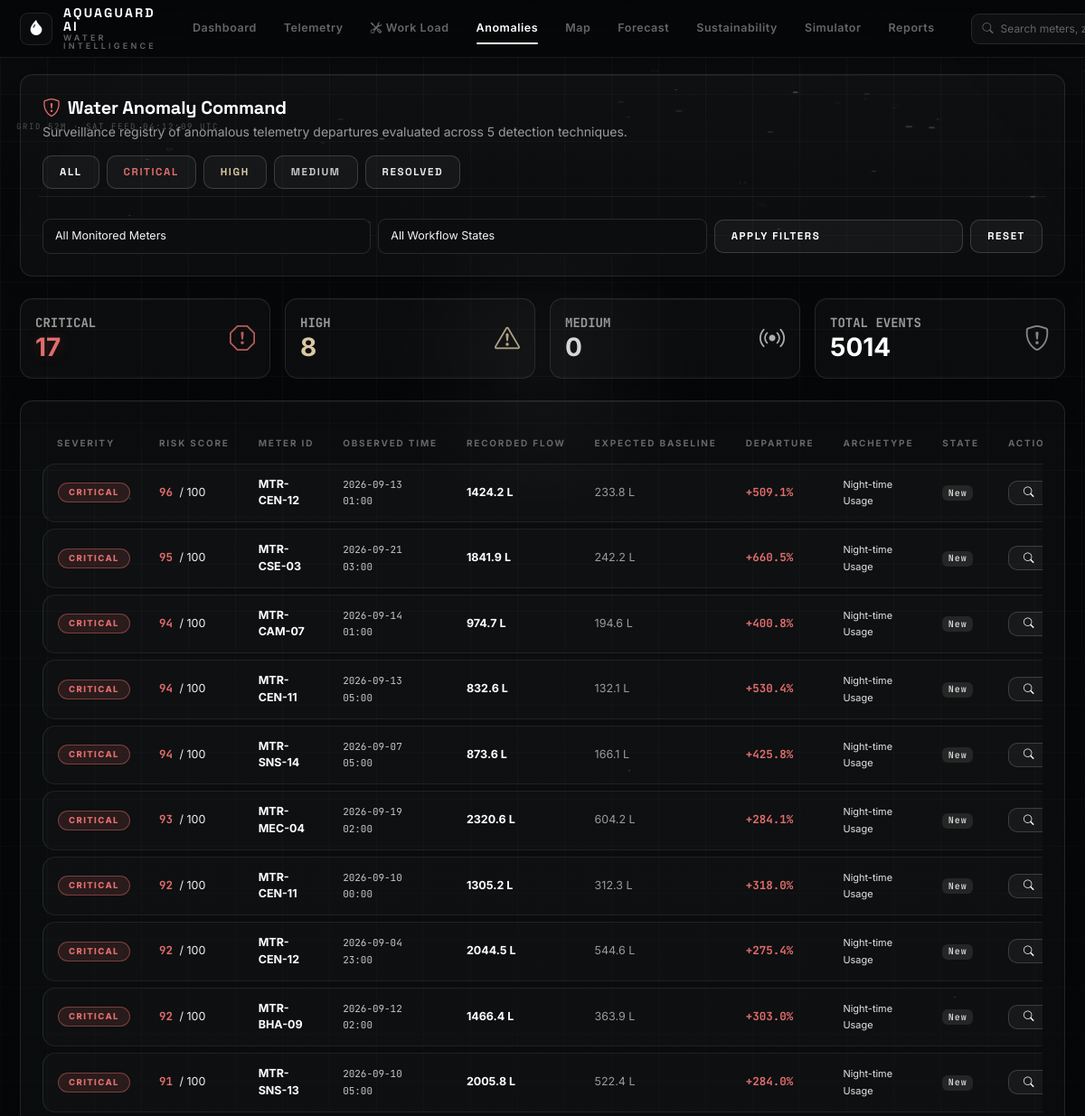
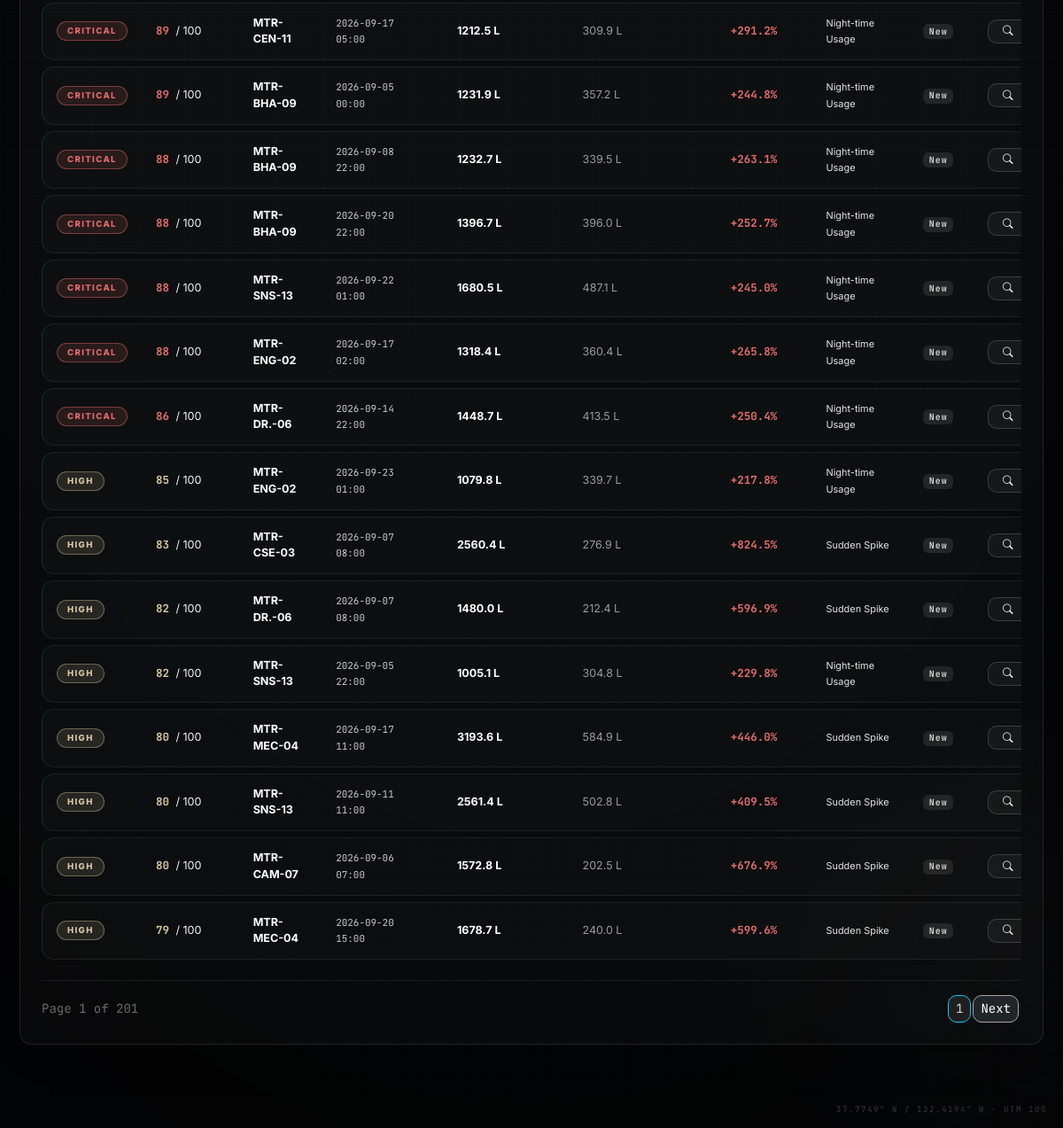
Page /anomalies (signed in) on the committed database (2 pictures, top to bottom).
### models.py (models this page shows, shortened)
class Anomaly(db.Model):
    __tablename__ = 'anomalies'
    id = db.Column(db.Integer, primary_key=True)
    reading_id = db.Column(db.Integer, db.ForeignKey('readings.id', ondelete='CASCADE'), nullable=True)
    meter_id = db.Column(db.String(50), nullable=False, index=True)
    timestamp = db.Column(db.DateTime, nullable=False, index=True)
    actual_usage = db.Column(db.Float, nullable=False)
    expected_usage = db.Column(db.Float, nullable=False)
    deviation_liters = db.Column(db.Float, nullable=False)
    deviation_pct = db.Column(db.Float, nullable=False)
    z_score = db.Column(db.Float, nullable=True)
    iqr_flag = db.Column(db.Boolean, default=False)
    iforest_score = db.Column(db.Float, nullable=True)
    iforest_flag = db.Column(db.Boolean, default=False)
    risk_score = db.Column(db.Float, nullable=False, index=True)
    severity = db.Column(db.String(20), nullable=False, index=True)  # Normal, Low, Medium, High, Critical
    anomaly_type = db.Column(db.String(50), nullable=False)
    possible_causes = db.Column(db.Text, nullable=True)  # JSON list of hypotheses
    evidence = db.Column(db.Text, nullable=True)  # JSON list of facts/observations
    recommended_actions = db.Column(db.Text, nullable=True)  # JSON list of recommendations
    status = db.Column(db.String(20), default='New', index=True)  # New, Investigating, Acknowledged, Resolved, Dismissed
    run_id = db.Column(db.Integer, db.ForeignKey('analysis_runs.id', ondelete='SET NULL'), nullable=True)
    created_at = db.Column(db.DateTime, default=datetime.now)

### routes/main_routes.py (the view)
@main_bp.route('/anomalies')
@login_required
def anomalies():
    severity = request.args.get('severity', '')
    meter_id = request.args.get('meter_id', '')
    status = request.args.get('status', '')
    page = request.args.get('page', 1, type=int)
    query = Anomaly.query
    if severity:
        query = query.filter_by(severity=severity)
    if meter_id:
        query = query.filter_by(meter_id=meter_id)
    if status:
        query = query.filter_by(status=status)
    pagination = query.order_by(Anomaly.risk_score.desc(), Anomaly.timestamp.desc()).paginate(page=page, per_page=25, error_out=False)
    meters = Meter.query.all()
    return render_template(
        'pages/anomalies.html',
        anomalies=pagination.items,
        pagination=pagination,
        meters=meters,
        selected_severity=severity,
        selected_meter=meter_id,
        selected_status=status
    )

### templates/pages/anomalies.html (shortened to what this page needs)
{% extends 'base.html' %}
{% block content %}
<div class="glass-panel p-4 mb-4">
  <div class="d-flex flex-wrap align-items-center justify-content-between gap-3 mb-3">
    <div>
      <h3 class="h5 fw-bold text-white mb-1"><i class="bi bi-shield-exclamation text-danger me-2"></i>Water Anomaly Command</h3>
      <p class="text-secondary small mb-0">Surveillance registry of anomalous telemetry departures evaluated across 5 detection techniques.</p>
    </div>
    <div class="d-flex flex-wrap gap-2">
      <a href="{{ url_for('main.anomalies') }}" class="btn btn-sm {% if not selected_severity %}btn-holo{% else %}btn-holo-alt{% endif %}">ALL</a>
      <a href="{{ url_for('main.anomalies', severity='Critical') }}" class="btn btn-sm {% if selected_severity == 'Critical' %}btn-holo text-danger border-danger{% else %}btn-holo-alt text-danger{% endif %}">CRITICAL</a>
      <a href="{{ url_for('main.anomalies', severity='High') }}" class="btn btn-sm {% if selected_severity == 'High' %}btn-holo text-warning border-warning{% else %}btn-holo-alt text-warning{% endif %}">HIGH</a>
      <a href="{{ url_for('main.anomalies', severity='Medium') }}" class="btn btn-sm {% if selected_severity == 'Medium' %}btn-holo text-info border-info{% else %}btn-holo-alt text-info{% endif %}">MEDIUM</a>
      <a href="{{ url_for('main.anomalies', status='Resolved') }}" class="btn btn-sm {% if selected_status == 'Resolved' %}btn-holo-eco{% else %}btn-holo-alt text-success{% endif %}">RESOLVED</a>
    </div>
  </div>
  <form method="GET" action="{{ url_for('main.anomalies') }}" class="row g-2 align-items-center pt-3 border-top border-secondary border-opacity-10">
    <div class="col-md-4">
      <select name="meter_id" class="form-select holo-select" onchange="this.form.submit()">
        <option value="">All Monitored Meters</option>
      </select>
    </div>
    <div class="col-md-4">
      <select name="status" class="form-select holo-select" onchange="this.form.submit()">
        <option value="">All Workflow States</option>
      </select>
    </div>
    <div class="col-md-4 d-flex gap-2">
      <button type="submit" class="btn btn-holo flex-grow-1">Apply Filters</button>
      <a href="{{ url_for('main.anomalies') }}" class="btn btn-holo-alt">Reset</a>
    </div>
  </form>
</div>
<div class="row g-3 mb-4">
  {% set ns = namespace(critical=0, high=0, medium=0) %}
  {% for a in anomalies %}
    {% if a.severity == 'Critical' %}{% set ns.critical = ns.critical + 1 %}{% endif %}
    {% if a.severity == 'High' %}{% set ns.high = ns.high + 1 %}{% endif %}
    {% if a.severity == 'Medium' %}{% set ns.medium = ns.medium + 1 %}{% endif %}
  {% endfor %}
  <div class="col-md-3 col-6">
    <div class="glass-panel p-3 d-flex align-items-center justify-content-between">
      <div>
        <div class="text-secondary small fw-bold font-mono">CRITICAL</div>
        <div class="h3 fw-bold mb-0" style="color: var(--red); text-shadow: var(--glow-red);">{{ ns.critical }}</div>
      </div>
      <i class="bi bi-exclamation-octagon fs-3" style="color: var(--red); opacity: .8;"></i>
    </div>
  </div>
  <div class="col-md-3 col-6">
    <div class="glass-panel p-3 d-flex align-items-center justify-content-between">
      <div>
        <div class="text-secondary small fw-bold font-mono">HIGH</div>
        <div class="h3 fw-bold mb-0" style="color: var(--amber); text-shadow: var(--glow-aqua);">{{ ns.high }}</div>
      </div>
      <i class="bi bi-exclamation-triangle fs-3" style="color: var(--amber); opacity: .8;"></i>
    </div>
  </div>
  <div class="col-md-3 col-6">
    <div class="glass-panel p-3 d-flex align-items-center justify-content-between">
      <div>
        <div class="text-secondary small fw-bold font-mono">MEDIUM</div>
        <div class="h3 fw-bold mb-0" style="color: var(--aqua-2);">{{ ns.medium }}</div>
      </div>
      <i class="bi bi-broadcast fs-3" style="color: var(--aqua-2); opacity: .8;"></i>
    </div>
  </div>
  <div class="col-md-3 col-6">
    <div class="glass-panel p-3 d-flex align-items-center justify-content-between">
      <div>
        <div class="text-secondary small fw-bold font-mono">TOTAL EVENTS</div>
        <div class="h3 fw-bold mb-0 text-white">{{ pagination.total if pagination else anomalies|length }}</div>
      </div>
      <i class="bi bi-shield-exclamation fs-3" style="color: var(--text-dim); opacity: .8;"></i>
    </div>
  </div>
</div>
<div class="glass-panel p-4 mb-4">
  <div class="table-responsive">
    <table class="holo-table">
      <thead>
        <tr>
          <th>Severity</th>
          <th>Risk Score</th>
          <th>Meter ID</th>
          <th>Observed Time</th>
          <th>Recorded Flow</th>
          <th>Expected Baseline</th>
          <th>Departure</th>
          <th>Archetype</th>
          <th>State</th>
          <th>Action</th>
        </tr>
      </thead>
      <tbody>
        {% if anomalies %}
          {% for a in anomalies %}
          <tr class="{% if a.severity == 'Critical' %}holo-border-travel{% endif %}">
            <td><span class="pill-severity pill-{{ a.severity.lower() }}">{{ a.severity }}</span></td>
            <td>
              <span class="fw-bold font-mono text-{{ 'danger' if a.risk_score >= 85 else ('warning' if a.risk_score >= 60 else 'info') }}">
                {{ "%.0f"|format(a.risk_score) }}
              </span> / 100
            </td>
            <td><strong class="text-white">{{ a.meter_id }}</strong></td>
            <td><code class="text-info">{{ a.timestamp.strftime('%Y-%m-%d %H:%M') }}</code></td>
            <td><span class="fw-bold text-white">{{ "%.1f"|format(a.actual_usage) }} L</span></td>
            <td><span class="text-secondary">{{ "%.1f"|format(a.expected_usage) }} L</span></td>
            <td>
              <span class="fw-bold font-mono {{ 'text-danger' if a.deviation_pct > 0 else 'text-warning' }}">
                {{ "%+.1f"|format(a.deviation_pct) }}%
              </span>
            </td>
            <td><span class="small text-light">{{ a.anomaly_type }}</span></td>
            <td><span class="badge bg-secondary font-mono" style="font-size: 10px;">{{ a.status }}</span></td>
            <td>
              <a href="{{ url_for('main.anomaly_detail', anomaly_id=a.id) }}" class="btn btn-sm btn-holo py-1 px-3">
                <i class="bi bi-search me-1"></i> Investigate
              </a>
            </td>
          </tr>
          {% endfor %}
        {% else %}
          <tr>
            <td colspan="10" class="text-center py-5 text-muted">
              No anomalies registered under selected filters.
            </td>
          </tr>
        {% endif %}
      </tbody>
    </table>
  </div>
  {% if pagination and pagination.pages > 1 %}
  <div class="d-flex justify-content-between align-items-center mt-3 pt-3 border-top border-secondary border-opacity-10">
    <div class="text-muted small font-mono">
      Page {{ pagination.page }} of {{ pagination.pages }}
    </div>
    <ul class="pagination pagination-sm mb-0">
      <li class="page-item active"><span class="page-link bg-info border-info text-dark">{{ pagination.page }}</span></li>
      {% if pagination.has_next %}
      <li class="page-item"><a class="page-link bg-dark text-white border-secondary" href="{{ url_for('main.anomalies', page=pagination.next_num, severity=selected_severity, meter_id=selected_meter, status=selected_status) }}">Next</a></li>
      {% endif %}
    </ul>
  </div>
  {% endif %}
</div>
{% endblock %}

### static/css/design3.css (style rules this page uses)
:root { --bg-deep: #050607; --bg-ocean: #0b0d0f; --bg-abyss: #030405; --aqua-1: #ffffff; --aqua-2: #d6d6d6; --aqua-3: #9fa4a8; --aqua-deep: #232629; --teal: #c8cccf; --holo-purple: #b9bdc1; --green: #e8ece9; --amber: #d9c8a3; --red: #e26d6d; --red-deep: #b54a4a; --text-hi: #f5f5f5; --text-dim: #a5a5a5; --text-mut: #666666; --bs-secondary: #a5a5a5; --bs-secondary-rgb: 165, 165, 165; --bs-secondary-color: #a5a5a5; --bs-secondary-color-rgb: 165, 165, 165; --bs-border-color: rgba(255, 255, 255, 0.10); --glass-bg: rgba(11, 13, 15, 0.55); --glass-border: rgba(255, 255, 255, 0.10); --glass-border-bright: rgba(255, 255, 255, 0.22); --glass-blur: blur(20px) saturate(1); --glow-aqua: 0 0 0 rgba(0,0,0,0); --glow-aqua-lg: 0 0 18px rgba(255,255,255,0.05); --glow-red: 0 0 16px rgba(226,109,109,0.22); --glow-green: 0 0 14px rgba(255,255,255,0.06); --card-bg: rgba(255, 255, 255, 0.025); --card-border: rgba(255, 255, 255, 0.10); --panel-bg: #101316; --panel-elev: #15191c; }
body { background: var(--bg-deep); color: var(--text-hi); }
body::before { background: radial-gradient(1100px 640px at 50% -12%, rgba(255,255,255,0.045), transparent 60%), radial-gradient(760px 520px at 100% 92%, rgba(255,255,255,0.025), transparent 55%), linear-gradient(180deg, #070809 0%, #050607 55%, #040506 100%); }
a { color: var(--text-hi); }
body::after { background: radial-gradient(120% 90% at 50% 40%, transparent 52%, rgba(2, 2, 3, 0.6) 100%); }
.glass-panel, .glass-card { background: var(--card-bg); backdrop-filter: blur(16px) saturate(1); -webkit-backdrop-filter: blur(16px) saturate(1); border: 1px solid var(--card-border); border-radius: 14px; box-shadow: 0 18px 50px -34px rgba(0,0,0,0.9), inset 0 1px 0 rgba(255,255,255,0.02); }
.glass-panel::before, .glass-card::before { background: linear-gradient(90deg, transparent, rgba(255,255,255,0.05), transparent); height: 1px; }
.holo-border-travel::after { background: linear-gradient(110deg, transparent 32%, rgba(255,255,255,0.32) 50%, transparent 68%); background-size: 220% 220%; }
.btn-holo, .btn-holo-alt, .btn-holo-eco { border-radius: 10px; font-size: 11.5px; letter-spacing: 1.6px; padding: 9px 18px; border: 1px solid rgba(255,255,255,0.16); background: rgba(255,255,255,0.04); color: #fff; box-shadow: none; }
.btn-holo::before, .btn-holo-alt::before, .btn-holo-eco::before { background: linear-gradient(100deg, transparent, rgba(255,255,255,0.28), transparent); }
.holo-input, .holo-select { background: #0b0d0f !important; border: 1px solid rgba(255,255,255,0.12) !important; color: var(--text-hi) !important; border-radius: 9px !important; }
.holo-select option { background: #0b0d0f; }
.holo-table th { color: var(--text-mut); letter-spacing: 1.8px; }
.holo-table td { background: rgba(255,255,255,0.02); border-color: rgba(255,255,255,0.07); color: var(--text-hi); }
.pill-severity { letter-spacing: 1.4px; }
.pill-critical { background: rgba(226,109,109,0.12); border: 1px solid rgba(226,109,109,0.45); color: #e26d6d; box-shadow: none; }
.pill-high { background: rgba(217,200,163,0.12); border: 1px solid rgba(217,200,163,0.4); color: #d9c8a3; }
.badge { font-family: 'JetBrains Mono'; letter-spacing: 1px; }
.bg-info { background: rgba(255,255,255,0.08) !important; color: #d6d6d6 !important; }
.bg-secondary { background: rgba(102,102,102,0.25) !important; color: #d6d6d6 !important; }
.text-info { color: #c6c9cc !important; }
.text-warning { color: #d9c8a3 !important; }
.text-success { color: #e8ece9 !important; }
.text-danger { color: #e26d6d !important; }
.text-light { color: #e4e4e4 !important; }
.text-secondary { color: #9b9b9b !important; }
.text-muted { color: #6a6a6a !important; }
.pagination .page-link { background: #0b0d0f; border-color: rgba(255,255,255,0.12); color: var(--text-dim); }
* { scrollbar-width: thin; scrollbar-color: rgba(255,255,255,0.2) rgba(5,6,7,.9); }
.holo-input::placeholder, .holo-select::placeholder { color: var(--text-mut) !important; }

### rows in the picture
Anomaly: severity "CRITICAL", risk_score "96", meter_id "MTR-CEN-12", timestamp "2026-09-13 01:00", actual_usage "1424.2", expected_usage "233.8", deviation_pct "+509.1", anomaly_type "Night-time Usage", status "New"
Anomaly: severity "CRITICAL", risk_score "95", meter_id "MTR-CSE-03", timestamp "2026-09-21 03:00", actual_usage "1841.9", expected_usage "242.2", deviation_pct "+660.5", anomaly_type "Night-time Usage", status "New"
Anomaly: severity "CRITICAL", risk_score "94", meter_id "MTR-CAM-07", timestamp "2026-09-14 01:00", actual_usage "974.7", expected_usage "194.6", deviation_pct "+400.8", anomaly_type "Night-time Usage", status "New"
Anomaly: severity "CRITICAL", risk_score "94", meter_id "MTR-CEN-11", timestamp "2026-09-13 05:00", actual_usage "832.6", expected_usage "132.1", deviation_pct "+530.4", anomaly_type "Night-time Usage", status "New"
Anomaly: severity "CRITICAL", risk_score "93", meter_id "MTR-MEC-04", timestamp "2026-09-19 02:00", actual_usage "2320.6", expected_usage "604.2", deviation_pct "+284.1", anomaly_type "Night-time Usage", status "New"
Anomaly: severity "CRITICAL", risk_score "92", meter_id "MTR-CEN-11", timestamp "2026-09-10 00:00", actual_usage "1305.2", expected_usage "312.3", deviation_pct "+318.0", anomaly_type "Night-time Usage", status "New"
Anomaly: severity "CRITICAL", risk_score "92", meter_id "MTR-CEN-12", timestamp "2026-09-04 23:00", actual_usage "2044.5", expected_usage "544.6", deviation_pct "+275.4", anomaly_type "Night-time Usage", status "New"
Anomaly: severity "CRITICAL", risk_score "92", meter_id "MTR-BHA-09", timestamp "2026-09-12 02:00", actual_usage "1466.4", expected_usage "363.9", deviation_pct "+303.0", anomaly_type "Night-time Usage", status "New"
Anomaly: severity "CRITICAL", risk_score "89", meter_id "MTR-CEN-11", timestamp "2026-09-17 05:00", actual_usage "1212.5", expected_usage "309.9", deviation_pct "+291.2", anomaly_type "Night-time Usage", status "New"
Anomaly: severity "CRITICAL", risk_score "89", meter_id "MTR-BHA-09", timestamp "2026-09-05 00:00", actual_usage "1231.9", expected_usage "357.2", deviation_pct "+244.8", anomaly_type "Night-time Usage", status "New"
Anomaly: severity "CRITICAL", risk_score "88", meter_id "MTR-BHA-09", timestamp "2026-09-08 22:00", actual_usage "1232.7", expected_usage "339.5", deviation_pct "+263.1", anomaly_type "Night-time Usage", status "New"
Anomaly: severity "CRITICAL", risk_score "88", meter_id "MTR-BHA-09", timestamp "2026-09-20 22:00", actual_usage "1396.7", expected_usage "396.0", deviation_pct "+252.7", anomaly_type "Night-time Usage", status "New"
Anomaly: severity "CRITICAL", risk_score "88", meter_id "MTR-ENG-02", timestamp "2026-09-17 02:00", actual_usage "1318.4", expected_usage "360.4", deviation_pct "+265.8", anomaly_type "Night-time Usage", status "New"
Anomaly: severity "CRITICAL", risk_score "86", meter_id "MTR-DR.-06", timestamp "2026-09-14 22:00", actual_usage "1448.7", expected_usage "413.5", deviation_pct "+250.4", anomaly_type "Night-time Usage", status "New"
Anomaly: severity "HIGH", risk_score "85", meter_id "MTR-ENG-02", timestamp "2026-09-23 01:00", actual_usage "1079.8", expected_usage "339.7", deviation_pct "+217.8", anomaly_type "Night-time Usage", status "New"
Anomaly: severity "HIGH", risk_score "83", meter_id "MTR-CSE-03", timestamp "2026-09-07 08:00", actual_usage "2560.4", expected_usage "276.9", deviation_pct "+824.5", anomaly_type "Sudden Spike", status "New"
Anomaly: severity "HIGH", risk_score "82", meter_id "MTR-DR.-06", timestamp "2026-09-07 08:00", actual_usage "1480.0", expected_usage "212.4", deviation_pct "+596.9", anomaly_type "Sudden Spike", status "New"
Anomaly: severity "HIGH", risk_score "80", meter_id "MTR-MEC-04", timestamp "2026-09-17 11:00", actual_usage "3193.6", expected_usage "584.9", deviation_pct "+446.0", anomaly_type "Sudden Spike", status "New"
Anomaly: severity "HIGH", risk_score "80", meter_id "MTR-SNS-13", timestamp "2026-09-11 11:00", actual_usage "2561.4", expected_usage "502.8", deviation_pct "+409.5", anomaly_type "Sudden Spike", status "New", meter_id "MTR-CAM-07", timestamp "2026-09-06 07:00", actual_usage "1572.8", expected_usage "202.5", deviation_pct "+676.9"
Anomaly: severity "HIGH", risk_score "79", meter_id "MTR-MEC-04", timestamp "2026-09-20 15:00", actual_usage "1678.7", expected_usage "240.0", deviation_pct "+599.6", anomaly_type "Sudden Spike", status "New"

### other values in the picture
{{ ns.critical }} "17"
{{ ns.high }} "8"
{{ ns.medium }} "0"
{{ pagination.total if pagination else anomalies|length }} "5014"
{{ a.severity }} "CRITICAL" "CRITICAL" "CRITICAL" "HIGH"
{{ "%.0f"|format(a.risk_score) }} "94" "91" "88" "82"
{{ a.meter_id }} "MTR-SNS-14" "MTR-SNS-13" "MTR-SNS-13" "MTR-SNS-13"
{{ a.timestamp.strftime('%Y-%m-%d %H:%M') }} "2026-09-07 05:00" "2026-09-10 05:00" "2026-09-22 01:00" "2026-09-05 22:00"
{{ "%.1f"|format(a.actual_usage) }} "873.6" "2005.8" "1680.5" "1005.1"
{{ "%.1f"|format(a.expected_usage) }} "166.1" "522.4" "487.1" "304.8"
{{ "%+.1f"|format(a.deviation_pct) }} "+425.8" "+284.0" "+245.0" "+229.8"
{{ a.anomaly_type }} "Night-time Usage" "Night-time Usage" "Night-time Usage" "Night-time Usage"
{{ a.status }} "New" "New" "New" "New"
{{ pagination.page }} "1"
{{ pagination.pages }} "201"
